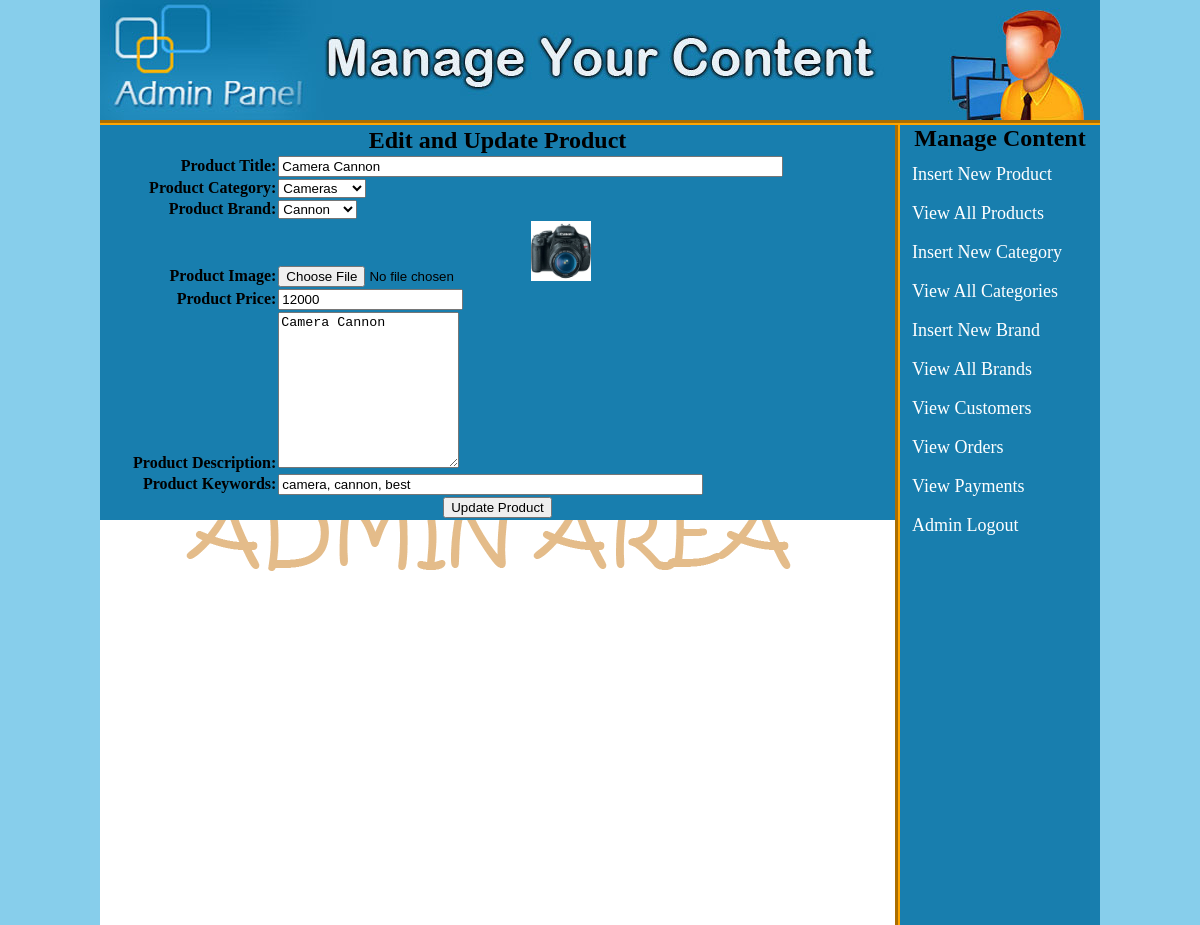
/myshop/admin_area/index.php?edit_pro=16 (signed in), run on the app's committed database.
### tables this page shows
CREATE TABLE IF NOT EXISTS `products` (
  `product_id` int(100) NOT NULL AUTO_INCREMENT,
  `product_cat` int(100) NOT NULL,
  `product_brand` int(100) NOT NULL,
  `product_title` varchar(255) NOT NULL,
  `product_price` int(100) NOT NULL,
  `product_desc` text NOT NULL,
  `product_image` text NOT NULL,
  `product_keywords` text NOT NULL,
  PRIMARY KEY (`product_id`)
);

CREATE TABLE IF NOT EXISTS `categories` (
  `cat_id` int(100) NOT NULL AUTO_INCREMENT,
  `cat_title` text NOT NULL,
  PRIMARY KEY (`cat_id`)
);

CREATE TABLE IF NOT EXISTS `brands` (
  `brand_id` int(100) NOT NULL AUTO_INCREMENT,
  `brand_title` text NOT NULL,
  PRIMARY KEY (`brand_id`)
);

### myshop/admin_area/edit_pro.php (the view, shortened to what this page needs)
<?php
if(!isset($_SESSION['user_email'])){
	echo "<script>window.open('login.php?not_admin=You are not an Admin!','_self')</script>";
} else {
include("includes/db.php");
if(isset($_GET['edit_pro'])){
	$get_id = $_GET['edit_pro'];
	$get_pro = "SELECT * FROM products WHERE product_id='$get_id'";
	$run_pro = mysqli_query($con, $get_pro);
		$row_pro = mysqli_fetch_array($run_pro);
		$pro_title = $row_pro['product_title'];
		$pro_image = $row_pro['product_image'];
		$pro_price = $row_pro['product_price'];
		$pro_keywords = $row_pro['product_keywords'];
		$pro_cat = $row_pro['product_cat'];
		$pro_brand = $row_pro['product_brand'];
		$get_cat = "SELECT * FROM categories WHERE cat_id='$pro_cat'";
		$run_cat = mysqli_query($con, $get_cat);
		$row_cat = mysqli_fetch_array($run_cat);
		$category_title = $row_cat['cat_title'];
		$get_brand = "SELECT * FROM brands WHERE brand_id='$pro_brand'";
		$run_brand = mysqli_query($con, $get_brand);
		$row_brand = mysqli_fetch_array($run_brand);
		$brand_title = $row_brand['brand_title'];
}
?>
<html>
<head>
</head>
<body bgcolor="Skyblue">
	<form action="" method="POST" enctype="multipart/form-data">
		<table align="center" width="795" border="2" bgcolor = "#187eae">
			<tr align="center">
				<td colspan="7"><h2>Edit and Update Product</h2></td>
			</tr>
			<tr>
				<td align="right"><b>Product Title:</b></td>
				<td><input type="text" name="product_title" size="60" value="<?php echo $pro_title; ?>"></td>
			</tr>
			<tr>
				<td align="right"><b>Product Category:</b></td>
				<td>
					<select name="product_cat" required>
						<option><?php echo $category_title; ?></option>
					</select>
				</td>
			</tr>
			<tr>
				<td align="right"><b>Product Brand:</b></td>
				<td>
					<select name="product_brand" required>
						<option><?php echo $brand_title; ?></option>
					</select>
				</td>
			</tr>
			<tr>
				<td align="right"><b>Product Image:</b></td>
				<td><input type="file" name="product_image"><img src="product_images/<?php echo $pro_image; ?>" width="60" height="60"></td>
			</tr>
			<tr>
				<td align="right"><b>Product Price:</b></td>
				<td><input type="text" name="product_price" value="<?php echo $pro_price; ?>"></td>
			</tr>
			<tr>
				<td align="right"><b>Product Description:</b></td>
				<td><textarea name="product_desc" cols="20" rows="10"><?php echo $pro_title; ?></textarea></td>
			</tr>
			<tr>
				<td align="right"><b>Product Keywords:</b></td>
				<td><input type="text" name="product_keywords" size="50" value="<?php echo $pro_keywords; ?>"></td>
			</tr>
			<tr align="center">
				<td colspan="7"><input type="submit" name="update_product" value="Update Product"></td>
			</tr>
		</table>
	</form>
</body>
</html>
<?php
}
?>

### myshop/admin_area/styles/style.css (style rules this page uses)
html, body, div, span, applet, object, iframe, h1, h2, h3, h4, h5, h6, p, blockquote, pre, a, abbr, acronym, address, big, cite, code, del, dfn, em, img, ins, kbd, q, s, samp, small, strike, strong, sub, sup, tt, var, b, u, i, center, dl, dt, dd, ol, ul, li, fieldset, form, label, legend, table, caption, tbody, tfoot, thead, tr, th, td, article, aside, canvas, details, embed, figure, figcaption, footer, header, hgroup, menu, nav, output, ruby, section, summary, time, mark, audio, video { margin: 0; padding: 0; border: 0; vertical-align: baseline; }
body { background: SkyBlue; }

### data on the page
products: product_title "Camera Cannon", product_image (picture), product_price "12000", product_desc "Camera Cannon", product_keywords "camera, cannon, best"
categories: product_cat "Cameras"
brands: product_brand "Cannon"
